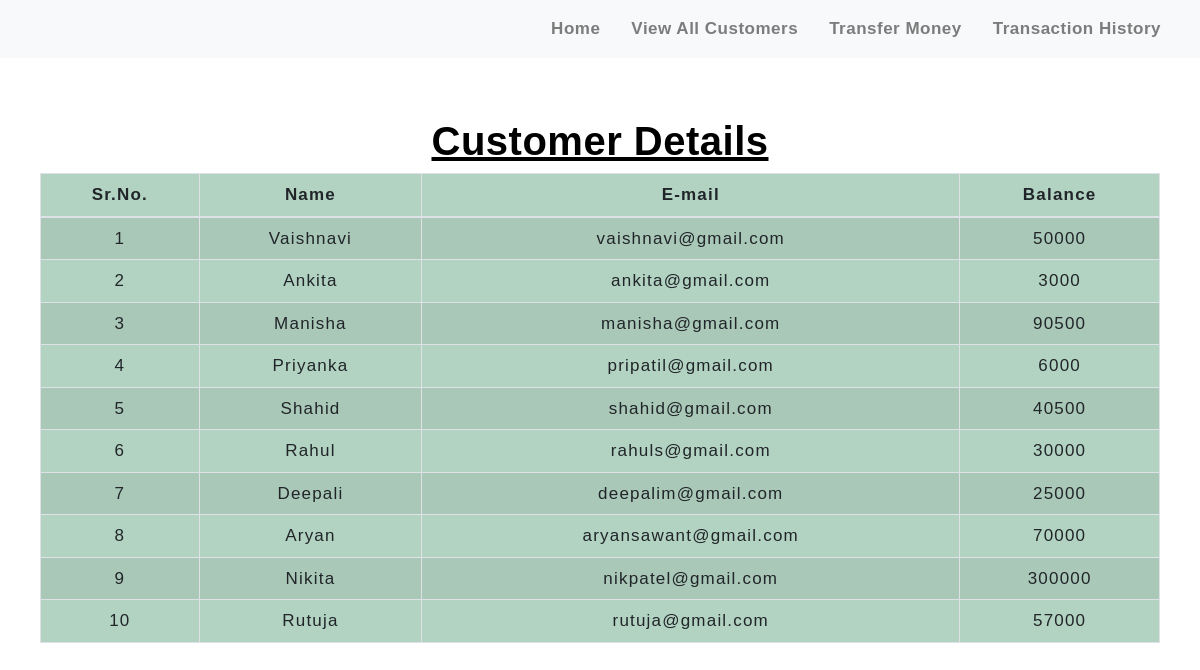
Screenshot of /viewuser.php with the database file from the repository.
### tables this page shows
CREATE TABLE `users` (
  `id` int(3) NOT NULL,
  `name` text NOT NULL,
  `email` varchar(30) NOT NULL,
  `balance` int(8) NOT NULL
);

### viewuser.php (the view, shortened to what this page needs)
<!DOCTYPE html>
<html lang="en">
<head>
    <link rel="stylesheet" href="https://maxcdn.bootstrapcdn.com/bootstrap/4.0.0/css/bootstrap.min.css">
    <link rel="stylesheet" type="text/css" href="css/table.css">
    <link rel="stylesheet" type="text/css" href="css/navbar.css">
    <link rel="stylesheet" type="text/css" href="css/viewuser.css">
<body>
<?php
    include 'config.php';
    $sql = "SELECT * FROM users";
    $result = mysqli_query($conn,$sql);
?>
<?php
  include 'navbar.php';
?>
<div class="container">
        <br>
            <div class="row">
                <div class="col">
                    <div class="table-responsive-sm">
                    <table class="table table-hover table-sm table-striped table-condensed table-bordered">
                    <h2 class="text-center pt-4"style="color:black"><u><b>Customer Details</b></u></h2>
                        <thead>
                            <tr>
                            <th scope="col" class="text-center py-2">Sr.No.</th>
                            <th scope="col" class="text-center py-2">Name</th>
                            <th scope="col" class="text-center py-2">E-mail</th>
                            <th scope="col" class="text-center py-2">Balance</th>
                            </tr>
                        </thead>
                        <tbody>
                <?php
                    while($rows=mysqli_fetch_assoc($result)){
                ?>
                    <tr>
                        <td class="py-2"><?php echo $rows['id'] ?></td>
                        <td class="py-2"><?php echo $rows['name']?></td>
                        <td class="py-2"><?php echo $rows['email']?></td>
                        <td class="py-2"><?php echo $rows['balance']?></td>
                    </tr>
                <?php
                    }
                ?>
                        </tbody>
                    </table>
                    </div>
                </div>
            </div>
         </div>
</body>
</html>

### css/table.css (style rules this page uses)
* { padding: 0; margin: 0; box-sizing: border-box; font-family: sans-serif; }
h2 { font-size: 40px; }
table { letter-spacing: 1.2px; }
td { text-align: center; }

### css/navbar.css (style rules this page uses)
h2 { color: #4C4B4B; letter-spacing: 0.5px; font-family: raleway; }

### css/viewuser.css (style rules this page uses)
.container { flex: 0 1 700px; width: 100%; margin: auto; padding: 10px; }

### viewuser.php (style rules this page uses)
.table { background-color: #B2D3C2 }
* { box-sizing: border-box; }
body { margin: 0; font-family: Arial; font-size: 17px; }

### rows the page displays
users: id "1", name "Vaishnavi", email "vaishnavi@gmail.com", balance "50000"
users: id "2", name "Ankita", email "ankita@gmail.com", balance "3000"
users: id "3", name "Manisha", email "manisha@gmail.com", balance "90500"
users: id "4", name "Priyanka", email "pripatil@gmail.com", balance "6000"
users: id "5", name "Shahid", email "shahid@gmail.com", balance "40500"
users: id "6", name "Rahul", email "rahuls@gmail.com", balance "30000"
users: id "7", name "Deepali", email "deepalim@gmail.com", balance "25000"
users: id "8", name "Aryan", email "aryansawant@gmail.com", balance "70000"
users: id "9", name "Nikita", email "nikpatel@gmail.com", balance "300000"
users: id "10", name "Rutuja", email "rutuja@gmail.com", balance "57000"
